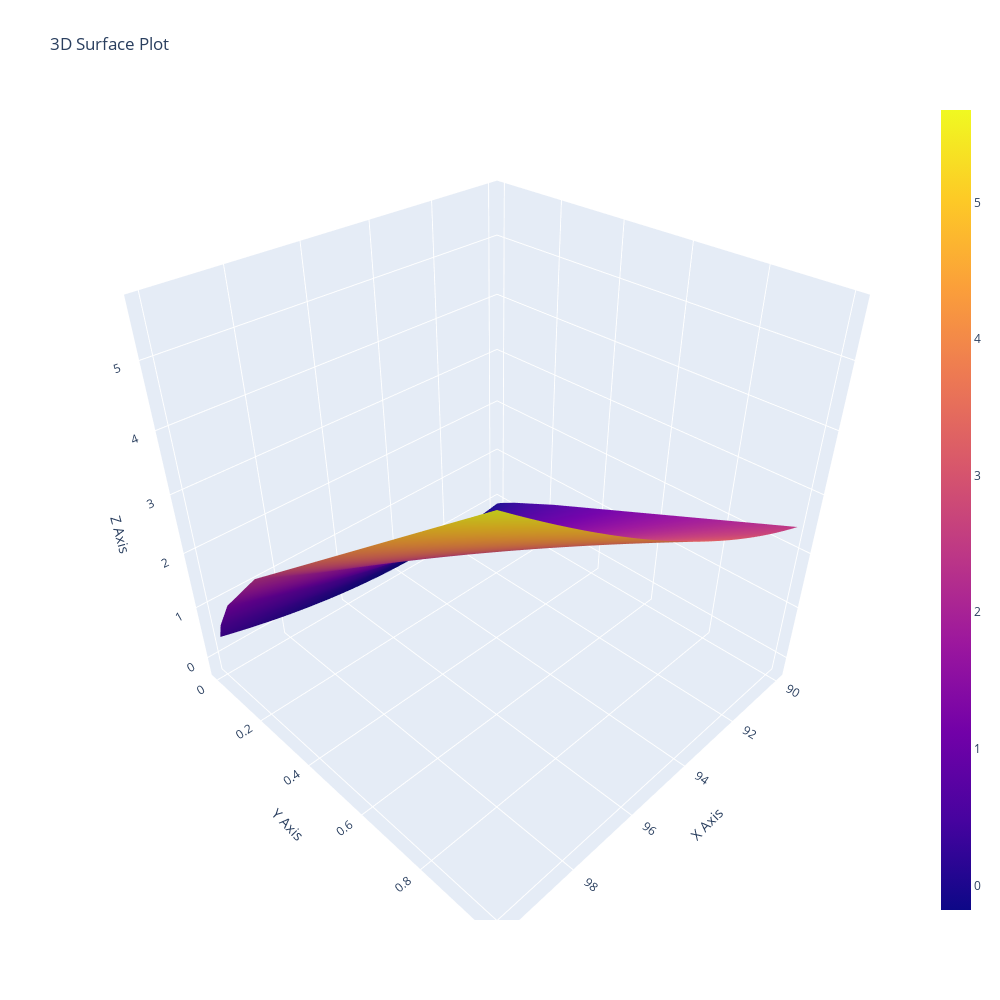

Here is the notebook cell this chart was saved with:
### Code cell
# Reshape data for the surface plot
x = sorted(plot_df['K'].unique())
y = sorted(plot_df['T'].unique())
z = plot_df.pivot(index='T', columns='K', values='poly').values

# Create the 3D surface plot
fig = go.Figure(data=[go.Surface(z=z, x=x, y=y)])

# Add titles
fig.update_layout(
    title="3D Surface Plot",
    scene=dict(
        xaxis_title="X Axis",
        yaxis_title="Y Axis",
        zaxis_title="Z Axis"
    ),
    width=1000, height=1000,
)

# Show the plot
fig.show()

### Figure 1 — Plotly figure (JSON) as saved in the notebook; plotly's stock layout.template omitted (floating-point values rounded to 4 significant figures; data arrays with more than 128 entries replaced by an {"elided": "..."} marker saying what was removed)
{"data": [{"type": "surface", "x": [90, 90.34, 90.69, 91.03, 91.38, 91.72, 92.07, 92.41, 92.76, 93.1, 93.45, 93.79, 94.14, 94.48, 94.83, 95.17, 95.52, 95.86, 96.21, 96.55, 96.9, 97.24, 97.59, 97.93, 98.28, 98.62, 98.97, 99.31, 99.66, 100], "y": [0.004, 0.02, 0.08, 0.24, 1], "z": {"elided": "5x30 float values"}}], "layout": {"height": 1000, "scene": {"xaxis": {"title": {"text": "X Axis"}}, "yaxis": {"title": {"text": "Y Axis"}}, "zaxis": {"title": {"text": "Z Axis"}}}, "title": {"text": "3D Surface Plot"}, "width": 1000}}
